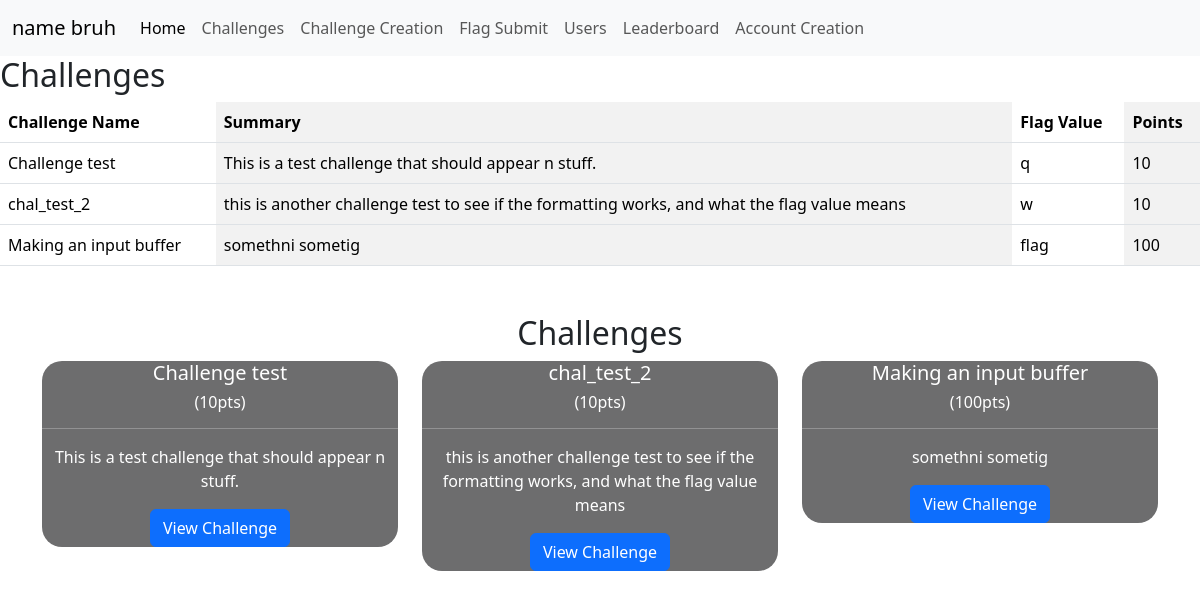
/challenges/, run on an earlier commit of the app's database.
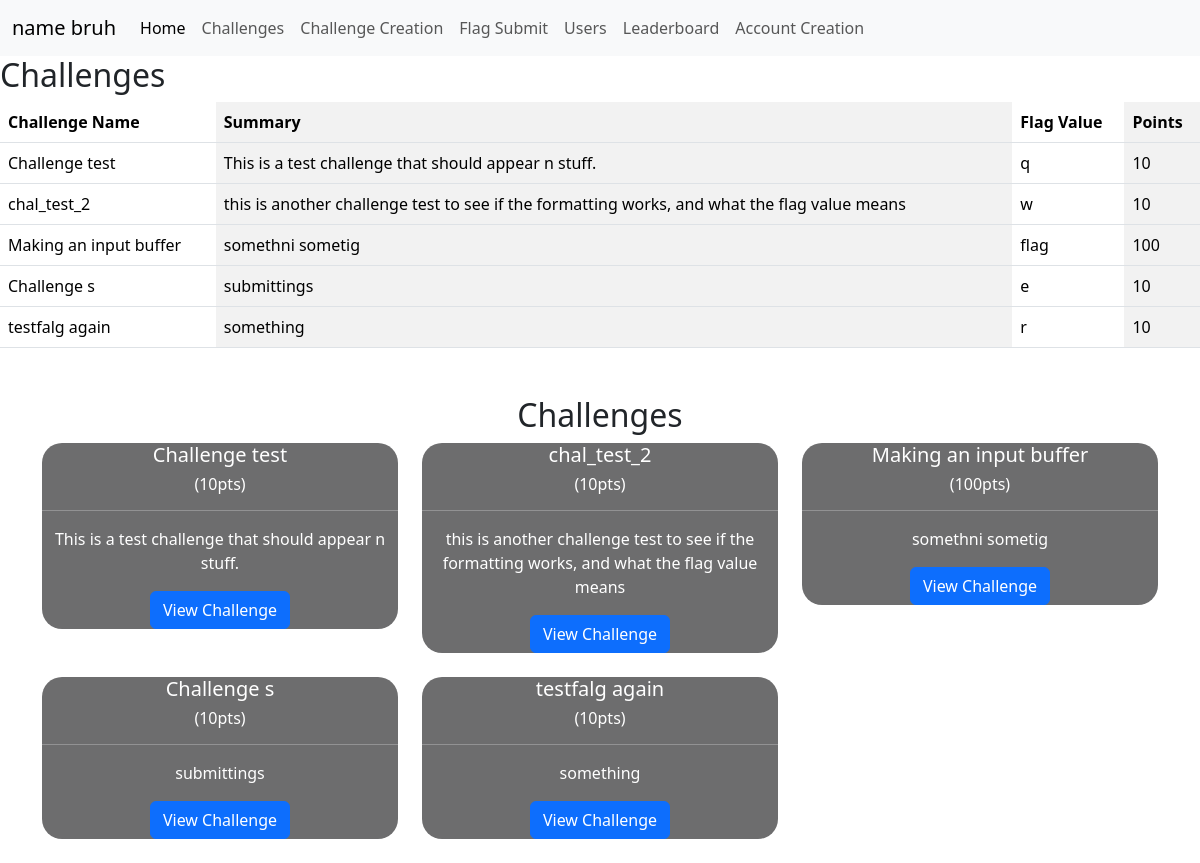
And on a later commit of the database.
### raw/models.py (models this page shows, shortened)
class Challenge(models.Model):
    name = models.CharField(max_length = 64)
    summary = models.TextField()
    flag_value = models.CharField(max_length = 64, unique = True)
    points = models.IntegerField(default = 10)

### raw/views.py (the view)
# urls.py: path('challenges/', views.challenges,name='challenges'),
def challenges(request):
    challenges = Challenge.objects.all()
    participant = None
    solved_challenge_ids = []
    return render(request, 'challenges.html', {
        'challenges': challenges,
        'participant': participant,
        'solved_challenge_ids': solved_challenge_ids,
        'notify':notify,
        'operations':operations,
    })

### raw/templates/challenges.html (shortened to what this page needs)
{% extends 'index.html' %}
{% block content %}
<h2>Challenges</h2>
<table class="table table-striped-columns">
    <thead>
        <tr>
            <th scope = 'col'>Challenge Name</th>
            <th scope = 'col'>Summary</th>
            <th scope = 'col'>Flag Value</th>
            <th scope = 'col'>Points</th>
        </tr>
        <tbody>
            {% for i in challenges %}
                <tr>
                    <td>{{ i.name }}</td>
                    <td>{{ i.summary }}</td>
                    <td>{{ i.flag_value }}</td>
                    <td>{{ i.points }}</td>
                </tr>
            {% endfor %}
        </tbody>
    </thead>
</table>
<center>
<div class="card_shadow" style="text-align:left;width:100%">
    <div class="card_body">
<div class="container mt-5">
    <center><h2>Challenges</h2>
<div class="row">
    {% for challenge in challenges %}
        <div class="col-md-4 mb-4">
            <div class="card_shadow" style="border: 0px;">
                <div class="card-body" style="text-align:center; background-color:#6D6D6E; color: white;border-radius: 20px 20px 20px 20px;">
                    <h5 class="card_title">
                        {{ challenge.name }}<br><h6>({{challenge.points}}pts)</h6>
                        <hr>
                    </h5>
                    <p class="card-text">{{ challenge.summary }}</p>
                    <a href="{% url 'challenge_details' challenge.id %}" class="btn btn-primary">View Challenge</a>
                </div>
            </div>
        </div>
    {% endfor %}
</div>
</div>
</div>
</div>
</center>
{% endblock %}

What changed in the data, as far as the page shows it:
added Challenge: name "Challenge s", summary "submittings", flag_value "e", points "10"
added Challenge: name "testfalg again", summary "something", flag_value "r", points "10"
